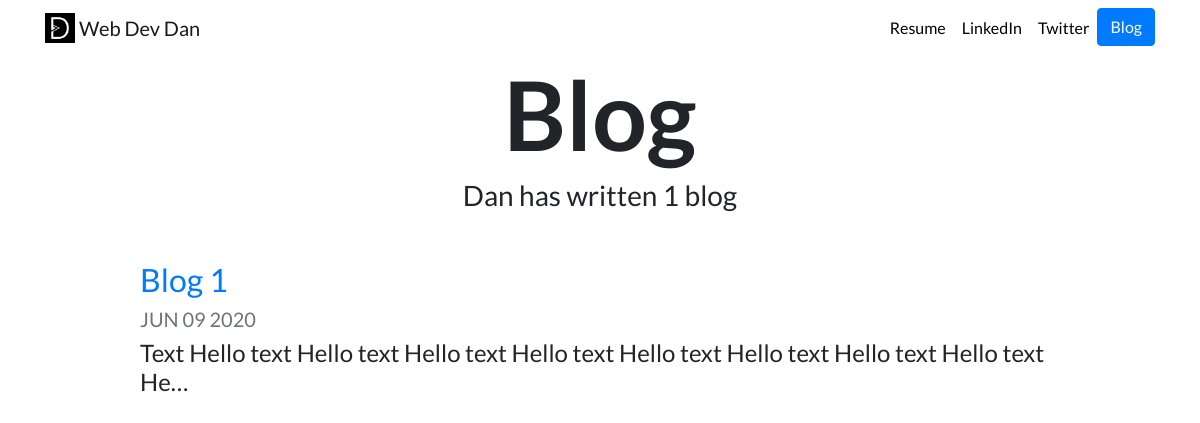
Screenshot of /blog/ with the database file from the repository.
### blog/models.py (models this page shows, shortened)
class Blog(models.Model):
    title = models.CharField(max_length=200)
    description = models.TextField()
    date = models.DateField ()

### blog/views.py (the view)
# urls.py: path("", views.all_blogs, name='all_blogs'),
def all_blogs(request):
    blogs = Blog.objects.order_by('-date')   #only shows 5 things, change .all for all
    return render(request, "blog/all_blogs.html", {'blogs':blogs})

### blog/templates/blog/all_blogs.html
{% extends "portfolio/base.html" %}
{% load static %}
{% block content %}
<h1 id="blogtitle" class="font-weight-bold text-center">Blog</h1>
<h3 class="text-center mb-5">Dan has written {{ blogs.count }} blog{{ blogs.count|pluralize }}</h3>
{% for blog in blogs %}
<div class="row justify-content-center my-3">
  <div class="col-md-10">
    <a href="{% url 'blog:detail' blog.id %}">
      <h2>{{ blog.title }}</h2>
    </a>
    <h5 class="text-muted">{{ blog.date|date:'M d Y'|upper }}</h5>
    <h4>{{ blog.description|striptags|truncatechars:100 }}</h4>
  </div>
</div>
{% endfor %}
{% endblock %}

### portfo/static/portfolio/custom.css (style rules this page uses)
body { font-family: 'Lato', sans-serif; }
#blogtitle { font-size: 6rem; }

### rows the page displays
Blog: title "Blog 1", date "JUN 09 2020", description "Text Hello text Hello text Hello text Hello text Hello text Hello text Hello text Hello text He…"

### other values shown
{{ blogs.count }} "1"
